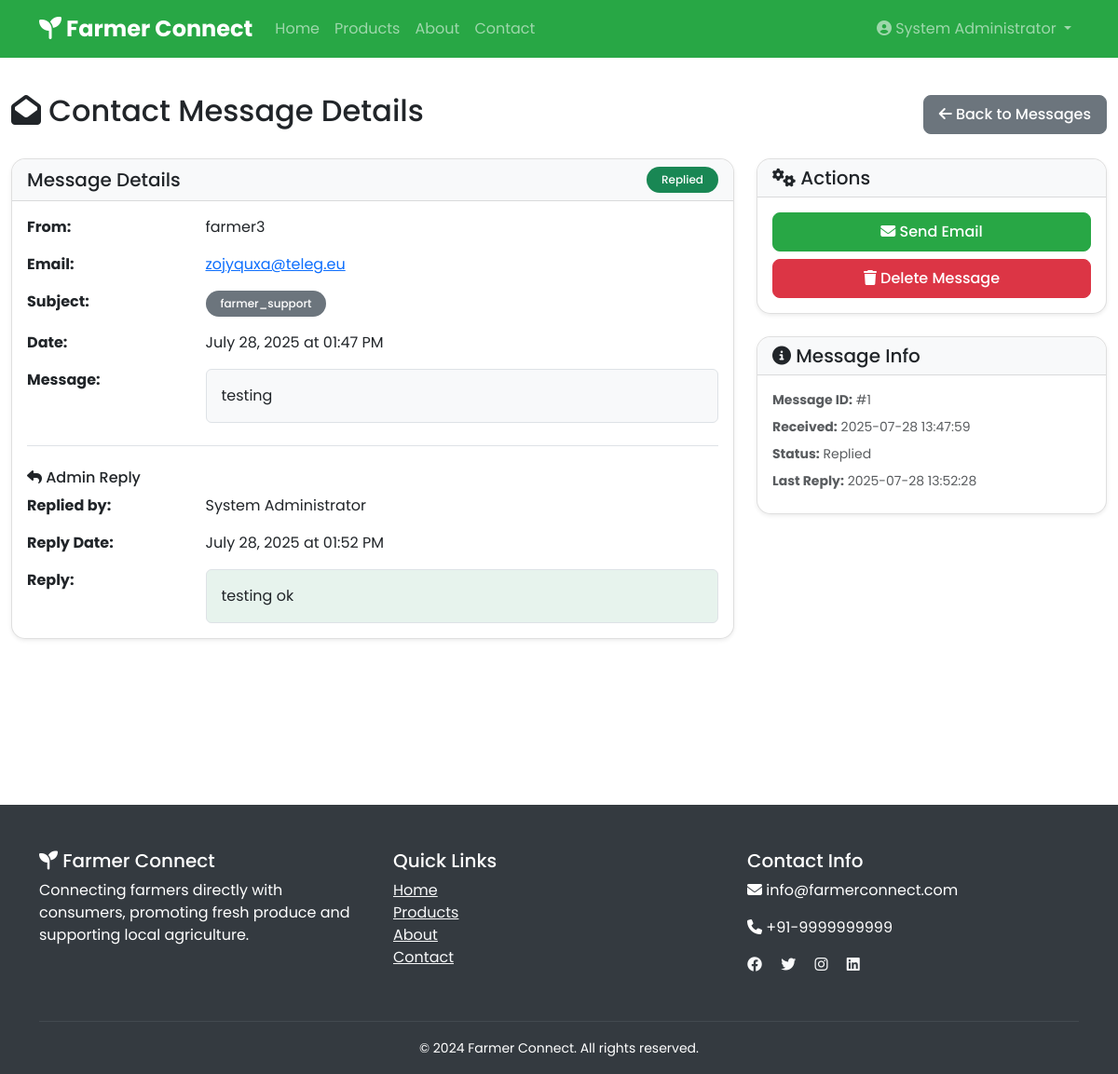
/admin/contact-messages/1 (signed in), run on the app's committed database.
### tables this page shows
CREATE TABLE users (
            id INTEGER PRIMARY KEY AUTOINCREMENT,
            username VARCHAR(80) UNIQUE NOT NULL,
            email VARCHAR(120) UNIQUE NOT NULL,
            password_hash VARCHAR(200) NOT NULL,
            user_type VARCHAR(20) NOT NULL CHECK(user_type IN ('farmer', 'consumer', 'admin')),
            full_name VARCHAR(100) NOT NULL,
            phone VARCHAR(15),
            location VARCHAR(200),
            farm_name VARCHAR(100),
            farm_description TEXT,
            profile_image VARCHAR(200),
            is_approved BOOLEAN DEFAULT 0,
            is_active BOOLEAN DEFAULT 1,
            created_at TIMESTAMP DEFAULT CURRENT_TIMESTAMP,
            updated_at TIMESTAMP DEFAULT CURRENT_TIMESTAMP
        );

CREATE TABLE contact_messages (
            id INTEGER PRIMARY KEY AUTOINCREMENT,
            name VARCHAR(100) NOT NULL,
            email VARCHAR(120) NOT NULL,
            phone VARCHAR(15),
            subject VARCHAR(50) NOT NULL,
            message TEXT NOT NULL,
            status VARCHAR(20) DEFAULT 'unread' CHECK(status IN ('unread', 'read', 'replied')),
            admin_reply TEXT,
            replied_by INTEGER,
            replied_at TIMESTAMP,
            created_at TIMESTAMP DEFAULT CURRENT_TIMESTAMP,
            FOREIGN KEY (replied_by) REFERENCES users (id)
        );

### modules/admin.py (the view, shortened to what this page needs)
@admin_bp.route('/contact-messages/<int:message_id>')
@require_login(['admin'])
def contact_message_detail(message_id):
    conn = get_db_connection()
    message = conn.execute('''
        SELECT cm.*, u.full_name as replied_by_name
        FROM contact_messages cm
        LEFT JOIN users u ON cm.replied_by = u.id
        WHERE cm.id = ?
    ''', (message_id,)).fetchone()
    if not message:
        flash('Message not found!', 'error')
        return redirect(url_for('admin.contact_messages'))
    conn.close()
    return render_template('admin/contact_message_detail.html', message=message)

### app.py (called while the page is built, shortened)
def format_date(date_string, format_string='%b %d, %Y'):
    if not date_string:
        return 'Unknown'
    if hasattr(date_string, 'strftime'):
        return date_string.strftime(format_string)
    try:
        dt = datetime.strptime(str(date_string), '%Y-%m-%d %H:%M:%S')
        return dt.strftime(format_string)
    except (ValueError, TypeError):
        try:
            dt = datetime.strptime(str(date_string), '%Y-%m-%d')
            return dt.strftime(format_string)
        except (ValueError, TypeError):
            try:
                dt = datetime.strptime(str(date_string), '%Y-%m-%d %H:%M:%S.%f')
                return dt.strftime(format_string)
            except (ValueError, TypeError):
                return str(date_string)

def nl2br(text):
    if not text:
        return ''
    from markupsafe import Markup
    return Markup(str(text).replace('\n', '<br>\n'))

@app.context_processor
def inject_cart_count():
    return {'cart_count': 0}

### modules/database.py (called while the page is built)
def get_db_connection():
    conn = sqlite3.connect(DATABASE)
    conn.row_factory = sqlite3.Row
    return conn

### modules/utils.py (called while the page is built)
def require_login(user_types=None):
    def decorator(f):
        @wraps(f)
        def decorated_function(*args, **kwargs):
            if 'user_id' not in session:
                flash('Please login to access this page.', 'error')
                return redirect(url_for('auth.login'))
            if user_types and session.get('user_type') not in user_types:
                flash('You do not have permission to access this page.', 'error')
                return redirect(url_for('index'))
            return f(*args, **kwargs)
        return decorated_function
    return decorator

### templates/admin/contact_message_detail.html (shortened to what this page needs)
{% extends "base.html" %}
{% block content %}
<div class="container-fluid py-4">
    <div class="row">
        <div class="col-12">
            <div class="d-flex justify-content-between align-items-center mb-4">
                <h2><i class="fas fa-envelope-open"></i> Contact Message Details</h2>
                <a href="{{ url_for('admin.contact_messages') }}" class="btn btn-secondary">
                    <i class="fas fa-arrow-left"></i> Back to Messages
                </a>
            </div>
            <div class="row">
                <div class="col-md-8">
                    <div class="card">
                        <div class="card-header d-flex justify-content-between align-items-center">
                            <h5 class="mb-0">Message Details</h5>
                            <div>
                                {% if message.status == 'unread' %}
                                    <span class="badge bg-warning">Unread</span>
                                {% elif message.status == 'read' %}
                                    <span class="badge bg-info">Read</span>
                                {% elif message.status == 'replied' %}
                                    <span class="badge bg-success">Replied</span>
                                {% endif %}
                            </div>
                        </div>
                        <div class="card-body">
                            <div class="row mb-3">
                                <div class="col-sm-3"><strong>From:</strong></div>
                                <div class="col-sm-9">{{ message.name }}</div>
                            </div>
                            <div class="row mb-3">
                                <div class="col-sm-3"><strong>Email:</strong></div>
                                <div class="col-sm-9">
                                    <a href="mailto:{{ message.email }}">{{ message.email }}</a>
                                </div>
                            </div>
                            <div class="row mb-3">
                                <div class="col-sm-3"><strong>Subject:</strong></div>
                                <div class="col-sm-9">
                                    <span class="badge bg-secondary">{{ message.subject }}</span>
                                </div>
                            </div>
                            <div class="row mb-3">
                                <div class="col-sm-3"><strong>Date:</strong></div>
                                <div class="col-sm-9">{{ message.created_at | date_format('%B %d, %Y at %I:%M %p') if message.created_at else 'N/A' }}</div>
                            </div>
                            <div class="row mb-4">
                                <div class="col-sm-3"><strong>Message:</strong></div>
                                <div class="col-sm-9">
                                    <div class="border rounded p-3 bg-light">
                                        {{ message.message|nl2br }}
                                    </div>
                                </div>
                            </div>
                            {% if message.admin_reply %}
                            <div class="border-top pt-4">
                                <h6><i class="fas fa-reply"></i> Admin Reply</h6>
                                <div class="row mb-3">
                                    <div class="col-sm-3"><strong>Replied by:</strong></div>
                                    <div class="col-sm-9">{{ message.replied_by_name or 'Unknown Admin' }}</div>
                                </div>
                                <div class="row mb-3">
                                    <div class="col-sm-3"><strong>Reply Date:</strong></div>
                                    <div class="col-sm-9">{{ message.replied_at | date_format('%B %d, %Y at %I:%M %p') if message.replied_at else 'N/A' }}</div>
                                </div>
                                <div class="row">
                                    <div class="col-sm-3"><strong>Reply:</strong></div>
                                    <div class="col-sm-9">
                                        <div class="border rounded p-3 bg-success bg-opacity-10">
                                            {{ message.admin_reply|nl2br }}
                                        </div>
                                    </div>
                                </div>
                            </div>
                            {% endif %}
                        </div>
                    </div>
                </div>
                <div class="col-md-4">
                    <div class="card">
                        <div class="card-header">
                            <h5 class="mb-0"><i class="fas fa-cogs"></i> Actions</h5>
                        </div>
                        <div class="card-body">
                            <div class="d-grid gap-2">
                                <a href="mailto:{{ message.email }}?subject=Re: {{ message.subject }}&body=Dear {{ message.name }},%0A%0AThank you for contacting us.%0A%0A"
                                   class="btn btn-primary w-100">
                                    <i class="fas fa-envelope"></i> Send Email
                                </a>
                                <form method="POST" action="{{ url_for('admin.delete_contact_message', message_id=message.id) }}"
                                      onsubmit="return confirm('Are you sure you want to delete this message? This action cannot be undone.')">
                                    <button type="submit" class="btn btn-danger w-100">
                                        <i class="fas fa-trash"></i> Delete Message
                                    </button>
                                </form>
                            </div>
                        </div>
                    </div>
                    <div class="card mt-4">
                        <div class="card-header">
                            <h5 class="mb-0"><i class="fas fa-info-circle"></i> Message Info</h5>
                        </div>
                        <div class="card-body">
                            <small class="text-muted">
                                <div class="mb-2">
                                    <strong>Message ID:</strong> #{{ message.id }}
                                </div>
                                <div class="mb-2">
                                    <strong>Received:</strong> {{ message.created_at | date_format('%Y-%m-%d %H:%M:%S') if message.created_at else 'N/A' }}
                                </div>
                                <div class="mb-2">
                                    <strong>Status:</strong> {{ message.status.title() }}
                                </div>
                                {% if message.replied_at %}
                                <div class="mb-2">
                                    <strong>Last Reply:</strong> {{ message.replied_at | date_format('%Y-%m-%d %H:%M:%S') }}
                                </div>
                                {% endif %}
                            </small>
                        </div>
                    </div>
                </div>
            </div>
        </div>
    </div>
</div>
{% endblock %}

### templates/base.html (shortened to what this page needs)
<!DOCTYPE html>
<html lang="en">
<head>
    <link href="https://cdn.jsdelivr.net/npm/bootstrap@5.3.0/dist/css/bootstrap.min.css" rel="stylesheet">
    <link rel="stylesheet" href="https://cdnjs.cloudflare.com/ajax/libs/font-awesome/6.4.0/css/all.min.css">
</head>
<body>
    <nav class="navbar navbar-expand-lg navbar-dark bg-primary fixed-top">
        <div class="container">
            <a class="navbar-brand" href="{{ url_for('index') }}">
                <i class="fas fa-seedling"></i> Farmer Connect
            </a>
            <div class="collapse navbar-collapse" id="navbarNav">
                <ul class="navbar-nav me-auto">
                    <li class="nav-item">
                        <a class="nav-link" href="{{ url_for('index') }}">Home</a>
                    </li>
                    <li class="nav-item">
                        <a class="nav-link" href="{{ url_for('products') }}">Products</a>
                    </li>
                    <li class="nav-item">
                        <a class="nav-link" href="{{ url_for('about') }}">About</a>
                    </li>
                    <li class="nav-item">
                        <a class="nav-link" href="{{ url_for('contact') }}">Contact</a>
                    </li>
                </ul>
                <ul class="navbar-nav">
                    {% if session.user_id %}
                        <li class="nav-item dropdown">
                            <a class="nav-link dropdown-toggle" href="#" role="button" data-bs-toggle="dropdown">
                                <i class="fas fa-user-circle"></i> {{ session.full_name }}
                            </a>
                        </li>
                    {% endif %}
                </ul>
            </div>
        </div>
    </nav>
    <main style="margin-top: 76px; min-height: calc(100vh - 76px);">
        {% block content %}{% endblock %}
    </main>
    <footer class="footer">
        <div class="container">
            <div class="row">
                <div class="col-md-4 mb-4">
                    <h5><i class="fas fa-seedling"></i> Farmer Connect</h5>
                    <p>Connecting farmers directly with consumers, promoting fresh produce and supporting local agriculture.</p>
                </div>
                <div class="col-md-4 mb-4">
                    <h5>Quick Links</h5>
                    <ul class="list-unstyled">
                        <li><a href="{{ url_for('index') }}" class="text-light">Home</a></li>
                        <li><a href="{{ url_for('products') }}" class="text-light">Products</a></li>
                        <li><a href="{{ url_for('about') }}" class="text-light">About</a></li>
                        <li><a href="{{ url_for('contact') }}" class="text-light">Contact</a></li>
                    </ul>
                </div>
                <div class="col-md-4 mb-4">
                    <h5>Contact Info</h5>
                    <p><i class="fas fa-envelope"></i> info@farmerconnect.com</p>
                    <p><i class="fas fa-phone"></i> +91-9999999999</p>
                    <div class="mt-3">
                        <a href="#" class="text-light me-3"><i class="fab fa-facebook"></i></a>
                        <a href="#" class="text-light me-3"><i class="fab fa-twitter"></i></a>
                        <a href="#" class="text-light me-3"><i class="fab fa-instagram"></i></a>
                        <a href="#" class="text-light"><i class="fab fa-linkedin"></i></a>
                    </div>
                </div>
            </div>
            <hr class="border-secondary">
            <div class="text-center">
                <small>&copy; 2024 Farmer Connect. All rights reserved.</small>
            </div>
        </div>
    </footer>
</body>
</html>

### templates/base.html (style rules this page uses)
* { font-family: 'Poppins', sans-serif; }
:root { --primary-color: #28a745; --secondary-color: #6c757d; --success-color: #28a745; --warning-color: #ffc107; --danger-color: #dc3545; --info-color: #17a2b8; }
.navbar-brand { font-weight: 700; font-size: 1.5rem; }
.btn-primary { background-color: var(--primary-color); border-color: var(--primary-color); }
.bg-primary { background-color: var(--primary-color) !important; }
.card { border-radius: 15px; box-shadow: 0 0.125rem 0.25rem rgba(0, 0, 0, 0.075); border: 1px solid rgba(0, 0, 0, 0.125); }
.card-header { border-radius: 15px 15px 0 0 !important; background-color: #f8f9fa; border-bottom: 1px solid rgba(0, 0, 0, 0.125); }
.btn { border-radius: 8px; padding: 0.5rem 1rem; font-weight: 500; }
.footer { background-color: #343a40; color: white; padding: 3rem 0 1rem; margin-top: 4rem; }
.badge { border-radius: 20px; padding: 0.5rem 1rem; font-weight: 500; }

### data on the page
users: full_name "System Administrator"
contact_messages: name "farmer3", email "zojyquxa@teleg.eu", subject "farmer_support", created_at "July 28, 2025 at 01:47 PM", message "testing", replied_at "July 28, 2025 at 01:52 PM", admin_reply "testing ok", id "1", created_at "2025-07-28 13:47:59", status "Replied", replied_at "2025-07-28 13:52:28"
